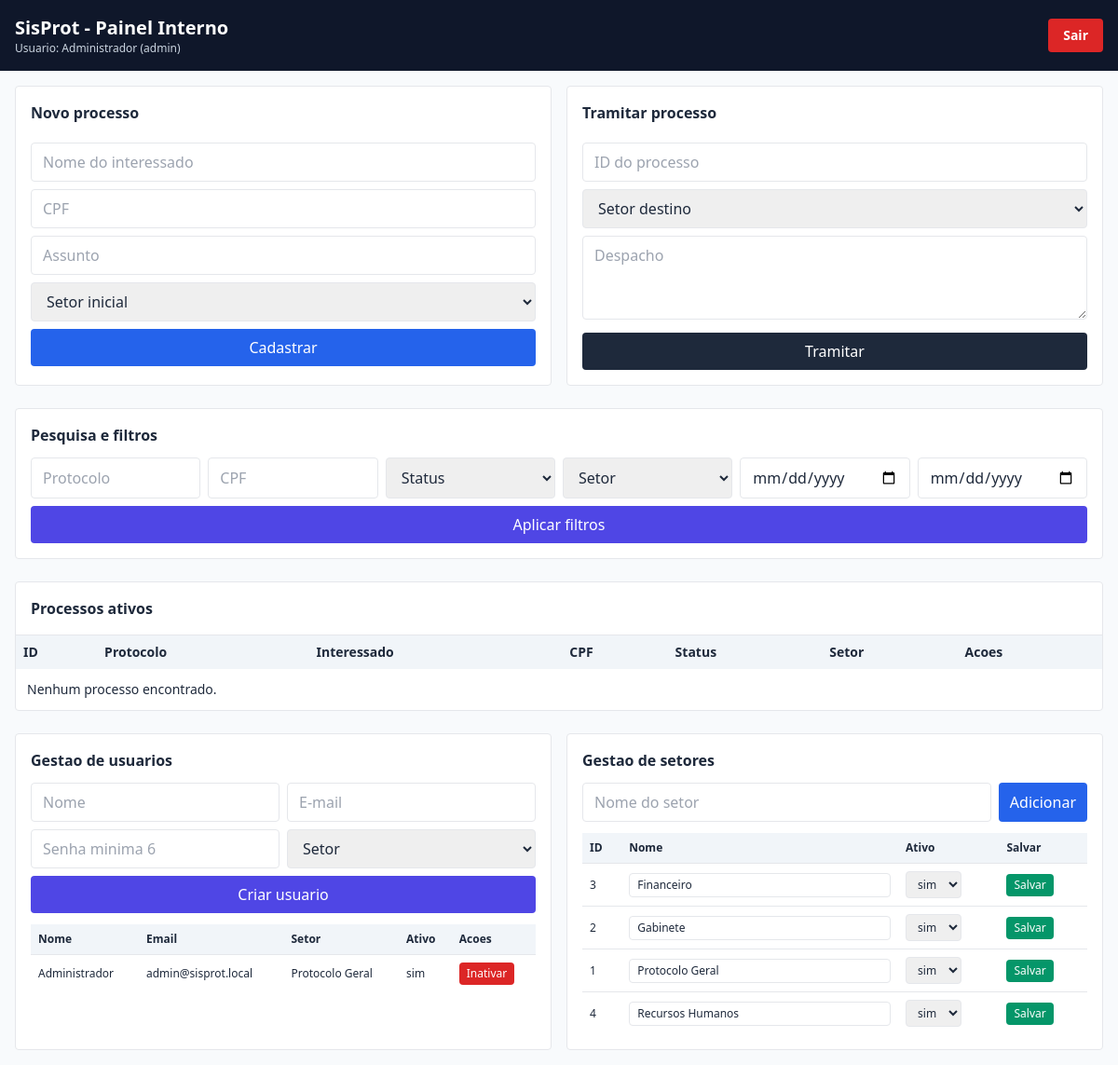
/dashboard.php (signed in), run on the app's committed database.
### tables this page shows
CREATE TABLE IF NOT EXISTS users (
    id INT AUTO_INCREMENT PRIMARY KEY,
    nome VARCHAR(100) NOT NULL,
    email VARCHAR(120) NOT NULL UNIQUE,
    senha VARCHAR(255) NOT NULL,
    setor_id INT NOT NULL,
    ativo TINYINT(1) NOT NULL DEFAULT 1,
    created_at TIMESTAMP DEFAULT CURRENT_TIMESTAMP,
    CONSTRAINT fk_user_setor FOREIGN KEY (setor_id) REFERENCES setores(id)
);

CREATE TABLE IF NOT EXISTS setores (
    id INT AUTO_INCREMENT PRIMARY KEY,
    nome VARCHAR(100) NOT NULL,
    ativo TINYINT(1) NOT NULL DEFAULT 1,
    created_at TIMESTAMP DEFAULT CURRENT_TIMESTAMP
);

### public/dashboard.php (the view, shortened to what the rows shown need)
<?php
$processoController = null;
$userId = (int)$_SESSION['user_id'];
$isAdmin = $userId === 1;
try {
    $processoController = new ProcessoController();
} catch (Throwable $e) {
    $erro = 'Banco de dados indisponivel no momento. Inicie o MySQL no XAMPP e recarregue a pagina.';
}
$setoresGerencial = $processoController !== null ? $processoController->listarSetoresGerencial() : [];
$usuarios = ($processoController !== null && $isAdmin) ? $processoController->listarUsuarios() : [];
?>
<!DOCTYPE html>
<html lang="pt-BR">
<head>
    <script src="https://cdn.tailwindcss.com"></script>
</head>
<body class="bg-slate-50 text-slate-800 min-h-screen">
    <header class="bg-slate-900 text-white">
        <div class="max-w-7xl mx-auto px-4 py-4 flex items-center justify-between">
            <div>
                <h1 class="text-xl font-bold">SisProt - Painel Interno</h1>
            </div>
        </div>
    </header>
    <main class="max-w-7xl mx-auto p-4 space-y-6">
        <section class="grid grid-cols-1 lg:grid-cols-2 gap-4">
            <article class="bg-white border rounded p-4 space-y-3">
                <h2 class="font-semibold">Novo processo</h2>
            </article>
            <article class="bg-white border rounded p-4 space-y-3">
                <h2 class="font-semibold">Tramitar processo</h2>
            </article>
        </section>
        <section class="bg-white border rounded p-4 space-y-3">
            <h2 class="font-semibold">Pesquisa e filtros</h2>
        </section>
        <section class="bg-white border rounded overflow-hidden">
            <div class="overflow-x-auto">
                <table class="w-full text-sm">
                    <thead class="bg-slate-100">
                        <tr>
                            <th class="text-left p-2">ID</th>
                            <th class="text-left p-2">Protocolo</th>
                            <th class="text-left p-2">Interessado</th>
                            <th class="text-left p-2">CPF</th>
                            <th class="text-left p-2">Status</th>
                            <th class="text-left p-2">Setor</th>
                            <th class="text-left p-2">Acoes</th>
                        </tr>
                    </thead>
                </table>
            </div>
        </section>
        <?php if ($isAdmin): ?>
            <section class="grid grid-cols-1 lg:grid-cols-2 gap-4">
                <article class="bg-white border rounded p-4 space-y-3">
                    <h2 class="font-semibold">Gestao de usuarios</h2>
                    <div class="overflow-x-auto">
                        <table class="w-full text-xs">
                            <thead class="bg-slate-100">
                                <tr>
                                    <th class="text-left p-2">Nome</th>
                                    <th class="text-left p-2">Email</th>
                                    <th class="text-left p-2">Setor</th>
                                    <th class="text-left p-2">Ativo</th>
                                    <th class="text-left p-2">Acoes</th>
                                </tr>
                            </thead>
                            <tbody>
                                <?php foreach ($usuarios as $usuario): ?>
                                    <tr class="border-t">
                                        <td class="p-2"><?= htmlspecialchars((string)$usuario['nome'], ENT_QUOTES, 'UTF-8') ?></td>
                                        <td class="p-2"><?= htmlspecialchars((string)$usuario['email'], ENT_QUOTES, 'UTF-8') ?></td>
                                        <td class="p-2"><?= htmlspecialchars((string)($usuario['setor_nome'] ?? ''), ENT_QUOTES, 'UTF-8') ?></td>
                                        <td class="p-2"><?= (int)$usuario['ativo'] === 1 ? 'sim' : 'nao' ?></td>
                                        <td class="p-2">
                                            <form method="post" class="inline">
                                                <button class="bg-red-600 hover:bg-red-700 text-white px-2 py-1 rounded" type="submit">Inativar</button>
                                            </form>
                                        </td>
                                    </tr>
                                <?php endforeach; ?>
                            </tbody>
                        </table>
                    </div>
                </article>
                <article class="bg-white border rounded p-4 space-y-3">
                    <h2 class="font-semibold">Gestao de setores</h2>
                    <div class="overflow-x-auto">
                        <table class="w-full text-xs">
                            <thead class="bg-slate-100">
                                <tr>
                                    <th class="text-left p-2">ID</th>
                                    <th class="text-left p-2">Nome</th>
                                    <th class="text-left p-2">Ativo</th>
                                    <th class="text-left p-2">Salvar</th>
                                </tr>
                            </thead>
                            <tbody>
                                <?php foreach ($setoresGerencial as $setor): ?>
                                    <tr class="border-t">
                                        <form method="post">
                                            <td class="p-2"><?= (int)$setor['id'] ?><input type="hidden" name="acao" value="atualizar_setor"><input type="hidden" name="setor_id" value="<?= (int)$setor['id'] ?>"></td>
                                            <td class="p-2"><input class="border rounded px-2 py-1 w-full" type="text" name="setor_nome" value="<?= htmlspecialchars((string)$setor['nome'], ENT_QUOTES, 'UTF-8') ?>" required></td>
                                            <td class="p-2">
                                                <select class="border rounded px-2 py-1" name="setor_ativo">
                                                    <option value="1" <?= (int)$setor['ativo'] === 1 ? 'selected' : '' ?>>sim</option>
                                                </select>
                                            </td>
                                            <td class="p-2"><button class="bg-emerald-600 hover:bg-emerald-700 text-white px-2 py-1 rounded" type="submit">Salvar</button></td>
                                        </form>
                                    </tr>
                                <?php endforeach; ?>
                            </tbody>
                        </table>
                    </div>
                </article>
            </section>
        <?php endif; ?>
    </main>
</body>
</html>

### data on the page
users: nome "Administrador", email "admin@sisprot.local", setor.nome "Protocolo Geral", ativo "sim"
setores: id "3", setor_nome "Financeiro", setor_ativo "sim"
setores: id "2", setor_nome "Gabinete", setor_ativo "sim"
setores: id "1", setor_nome "Protocolo Geral", setor_ativo "sim"
setores: id "4", setor_nome "Recursos Humanos", setor_ativo "sim"

### other printed values
$_SESSION['user_nome'] "Administrador"
